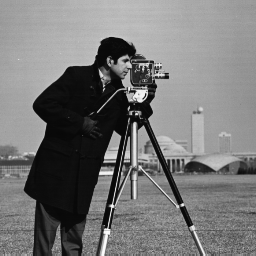
#> input picture cameraman.tiff, 256 x 256 px
$ jupyter execute example.ipynb   (shell and % lines are left out)
#> lines starting #> are read from the running program, lines starting #| are printed output that depends on the picture
### image_explorer.py
import ipywidgets
from IPython.display import display
import matplotlib.pyplot as plt
import numpy as np
import itertools
import bisect
import pickle
import copy

class InteractiveExperimenter:

    def __init__(self, parameters, func, pre_compute=False, continuous_update=True, img_selector=None,
                 figsize=(9.5,8), cmap='gray'):
        """This class lets you explore the output image returned by function `func` for all possible
        combinations of the parameters indicated in `parameters`. Since an interactive matplotlib plot is
        shown in a Jupyter notebook, you need to include the magic command ``%matplotlib notebook`` somewhere
        in your notebook before calling this class.

        If `pre_compute` is True, `func` will be called for every possible combination of parameters
        before showing the plot. This can make the plot much more responsive in case the function
        is computation intensive.

        After instantiating the class, call the method run() for showing the plot.

        Parameters
        ----------
        parameters : dict
            The parameters to use in the interactive plot. Must be in the format
            {'par1_name': par1_values, 'par2_name': par2_values, 'par3_name': par3_values}, where par*_values is
            a list of values.
        func : callable
            The function that will be used for transforming an input image. The parameters must have the same
            name as in the `parameters` dict.
        pre_compute : bool
            Wether to pre-compute the output values. See above.
        continuous_update : bool
            If True, the plot is updated as the slider is moved. If False, the plot is only updated after
            releasing the slider. Set to False if the computation of `func` takes too long and values haven't
            been pre-computed.
        img_selector : callable
            When provided, it can be used for exploring a 3D image or a collection of images. The provided
            function is called with the same arguments as `func` and must return a 2D image. For instance,
            one can define it as ``lambda img, idx, **kwargs: img[idx]`` to be able to view slices of a
            3D image.
        figsize : tuple
            The size of the figure
        cmap : string
            The colormap to use.
        """

        if img_selector is None:
            # Create function that accepts an image and any number of args and kwargs and returns
            # the input image
            img_selector = lambda img, *_, **__: img

        self.params = parameters
        self.func = func
        self.pre_compute = pre_compute
        self.continuous_update = continuous_update
        self.img_selector = img_selector
        self.figsize = figsize
        self.cmap = cmap

        self.fig = None
        self.plot = None
        self.img = None
        self.img_output = None
        self.show_warning = False
        self.all_img_output = None

        self._create_widgets()

    def _show(self):
        """Show the plot and all widgets"""

        widget_out = self.widget_out
        display(widget_out)

        widget_menu = ipywidgets.VBox([self.widget_alpha, self.widget_range[0], self.widget_range[1],
                                       self.widget_fix_int, self.widget_overlay])
        widget_params = ipywidgets.VBox(list(self.widgets_params.values()))
        widgets = ipywidgets.HBox([widget_menu, widget_params])
        widgets = ipywidgets.VBox([widgets, self.widget_warning])
        with widget_out:
            fig = plt.figure(figsize=self.figsize)
            display(widgets)

        img_output = self.img_output
        img_min = img_output.min()
        img_max = img_output.max()

        ax = fig.add_subplot(111)
        plot = ax.imshow(img_output, vmin=img_min, vmax=img_max, cmap=self.cmap)
        widget_out.clear_output(wait=True)

        self.fig = fig
        self.plot = plot

        self._change_widget_att(self.widget_range[0], f'{img_min:.2f}', self._update_display, 'value')
        self._change_widget_att(self.widget_range[1], f'{img_max:.2f}', self._update_display, 'value')

    def run(self, img, **kwargs):
        """Show the interactive plot displaying the result of processing image `img`. If the class was
        instantiated with pre_compute=True, process the image using all possible parameters combinations
        before showing the plot. Notice that this can take a long time.

        Additional keyword arguments are passed to the function that will be used for processing the image.
        Thus, you can pass additional, fixed, parameters to the function besides those indicated when
        instantiating this class.

        Parameters
        ----------
        img : ndarray or list
            A numpy array representing the image to be processed. Can also be a 3D image or a list of images
            if an image selector was provided when instantiating the class.
        """

        img = copy.deepcopy(img)
        self.img = img
        self.func_kwargs = kwargs
        self.widget_out.clear_output(wait=True)
        if self.pre_compute:
            self._pre_compute_outpus(img, **kwargs)

        self._update_output(img)
        self._show()

    def _create_widgets(self):
        """Create menu and parameter widgets"""

        self.widget_out = ipywidgets.Output(layout={'border': '1px solid black'})

        self._menu_widgets()
        widgets_params = {}
        for name, param in self.params.items():
            init_val = param[(len(param)-1)//2]
            w = ipywidgets.SelectionSlider(options=param, value=init_val, description=f'{name}:',
                                        continuous_update=self.continuous_update, readout=True)
            w.observe(self._update_display, names='value')
            widgets_params[name] = w

        self.widgets_params = widgets_params

    def _menu_widgets(self):
        """Create menu widgets"""

        # Alpha blending
        widget_alpha = ipywidgets.FloatSlider(value=0., min=0, max=1.0, step=1, description='Alpha:',
                                   continuous_update=self.continuous_update, readout=True, readout_format='.1f')

        # Min and max intensities
        widget_min = ipywidgets.FloatText(value=0, step=1, description='vmin:')
        widget_max = ipywidgets.FloatText(value=255, step=1, description='vmax:')

        # Set fixed intensity
        widget_fix_int = ipywidgets.Checkbox(value=False, description='Fix range', indent=True)

        # Set overlay
        widget_overlay = ipywidgets.Checkbox(value=False, description='Overlay mode', indent=True)

        # Warnings
        widget_warning = ipywidgets.Label(value='')

        widget_alpha.observe(self._update_display, names='value')
        widget_min.observe(self._update_display, names='value')
        widget_max.observe(self._update_display, names='value')
        widget_fix_int.observe(self._update_display, names='value')
        widget_overlay.observe(self._update_display, names='value')

        self.widget_alpha = widget_alpha
        self.widget_range = [widget_min, widget_max]
        self.widget_fix_int = widget_fix_int
        self.widget_overlay = widget_overlay
        self.widget_warning = widget_warning

    def _get_func_parameters(self):
        """Get parameters values that will be used for the next call of the image processing function (self.func). The values
        are obtained from the current widgets states. Also sets the additional fixed parameters of the function."""

        all_func_kwargs = dict(self.func_kwargs)
        for name in self.params:
            widget = self.widgets_params[name]
            all_func_kwargs[name] = widget.value

        return all_func_kwargs

    def _update_output(self, img):
        """Apply the image processing function (self.func) to the input image"""

        func_kwargs = self._get_func_parameters()

        if self.pre_compute:
            img_output = self.all_img_output(**func_kwargs)
        else:
            img_output = self.func(img, **func_kwargs)
        self.img_output = np.array(img_output)

    # [83 lines left out: functions _update_display, _change_widget_att, blend, _pre_compute_outpus, not called in this run]

class ResultCompStor:

    # [146 lines left out: functions __init__, __call__, run, _prepare_parameters, save, load and 1 more, not called in this run]

### example.ipynb
# Example usage

[cell 1]
from image_explorer import InteractiveExperimenter
import matplotlib.pyplot as plt
import scipy.ndimage as ndi         # For processing the image for this example
import numpy as np

def process(img, sigma, order, should_threshold, threshold):

    # Gaussian smoothing with derivative
    img_proc = np.abs(ndi.gaussian_filter(img, sigma, order))
    if should_threshold:
        # Apply threshold to image
        img_proc = img_proc > threshold

    return img_proc

########## Parameters ############
sigma = [1, 3, 5, 8]
order = [0, 1, 2]
should_threshold = [0, 1]
threshold = [1, 10, 50, 100, 150]
##################################
img = plt.imread('cameraman.tiff').astype(float)
#> img: shape (256, 256) float64; min 7, max 253, mean 118.7

parameters = {'sigma':sigma, 'order':order, 'should_threshold':should_threshold, 'threshold':threshold}

ie = InteractiveExperimenter(parameters, process, figsize=[8,8])
ie.run(img)
#> in process, `img_proc = np.abs(ndi.gaussian_filter(img, sigma, order))`:
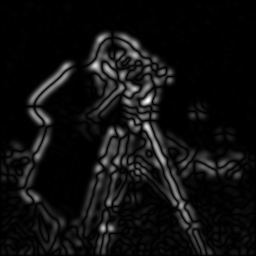
#> img_proc: shape (256, 256) float64; min 2.57e-06, max 4.04, mean 0.259; drawn with min black and max white
#> (the call stopped at in _show, `fig = plt.figure(figsize=self.figsize)`: IPython is not available in this run)

# Example of exploring a set of images

[cell 2]
def process(imgs, index, sigma, order, should_threshold, threshold):
    """This function is the same as above, but now it receives an image list and
    the index of the image to be processed."""

    img = imgs[index]
    # Gaussian smoothing with derivative
    img_proc = np.abs(ndi.gaussian_filter(img, sigma, order))
    if should_threshold:
        # Apply threshold to image
        img_proc = img_proc > threshold

    return img_proc

def selector(imgs, index, **kwargs):
    """Function used for selecting the image that will be shown. It receives the same
    parameters as function `process`. We can ignore them using **kwargs."""

    return imgs[index]

########## Parameters ############
sigma = [1, 3, 5, 8]
order = [0, 1, 2]
should_threshold = [0, 1]
threshold = [1, 10, 50, 100, 150]
##################################

img = plt.imread('cameraman.tiff').astype(float)
# Create four images and respective indices
imgs = [img[:128, :128], img[:128, 128:], img[128:, :128], img[128:, 128:]]
index = [0, 1, 2, 3]

parameters = {'index': index, 'sigma':sigma, 'order':order,
              'should_threshold':should_threshold, 'threshold':threshold}

ie = InteractiveExperimenter(parameters, process, img_selector=selector, figsize=[8,8])
ie.run(imgs)
#> in process, `img = imgs[index]`:
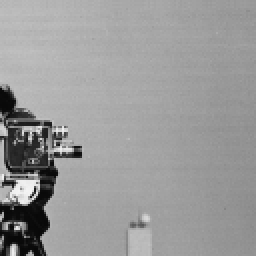
#> img: shape (128, 128) float64 (shown 2 times larger); min 8, max 244, mean 153.8
#> in process, `img_proc = np.abs(ndi.gaussian_filter(img, sigma, order))`:
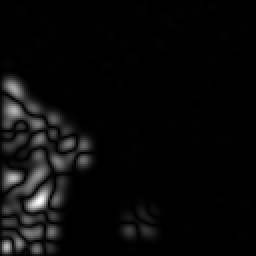
#> img_proc: shape (128, 128) float64 (shown 2 times larger); min 2.57e-06, max 4.04, mean 0.162; drawn with min black and max white
#> (the call stopped at in _show, `fig = plt.figure(figsize=self.figsize)`: IPython is not available in this run)
